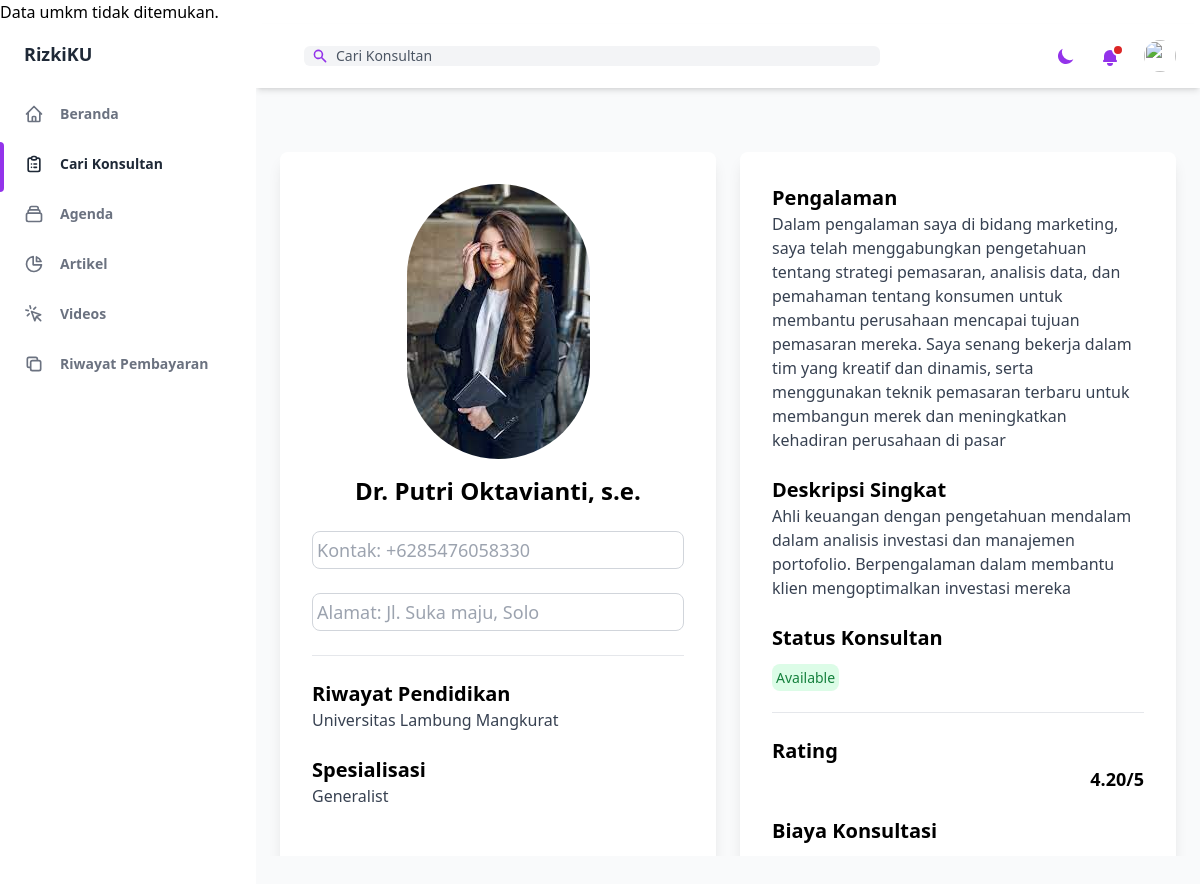
The page /public/umkm/detail.php?id=12 (signed in) on the database its author committed.
### tables this page shows
CREATE TABLE `konsultan` (
  `ID_Konsultan` int(11) NOT NULL,
  `Nama` varchar(255) DEFAULT NULL,
  `Alamat` varchar(255) DEFAULT NULL,
  `Kontak` varchar(20) DEFAULT NULL,
  `Email` varchar(255) DEFAULT NULL,
  `pw_konsultan` varchar(255) NOT NULL,
  `Riwayat_Pendidikan` text DEFAULT NULL,
  `Pengalaman` text DEFAULT NULL,
  `Rating` decimal(3,2) DEFAULT NULL,
  `Biaya_Konsultasi` decimal(10,2) DEFAULT NULL,
  `Status` varchar(20) DEFAULT NULL,
  `ID_Spesialisasi` int(11) DEFAULT 1,
  `konsultan_poto` varchar(100) NOT NULL,
  `kota_konsultan` varchar(255) NOT NULL,
  `Deskripsi` text NOT NULL,
  `status_akun_konsultan` enum('Belum Diverifikasi','Menunggu Verifikasi','Sudah Diverifikasi','') NOT NULL DEFAULT 'Belum Diverifikasi'
);

CREATE TABLE `spesialisasi` (
  `ID_Spesialisasi` int(11) NOT NULL,
  `Nama_Spesialisasi` varchar(255) DEFAULT NULL
);

### public/umkm/detail.php (the view, shortened to what this page needs)
<?php
            require '../../function/functions.php';
  ?>
<!DOCTYPE html>
<html :class="{ 'theme-dark': dark }" x-data="data()" lang="en">
  <head>
    <script src="https://cdn.tailwindcss.com"></script>
<link rel="stylesheet" href="https://cdn.jsdelivr.net/npm/charts.css/dist/charts.min.css">
  </head>
  <body>
    <div
      class="flex h-screen bg-gray-50 dark:bg-gray-900"
      :class="{ 'overflow-hidden': isSideMenuOpen}"
    >
      <aside
        class="z-20 hidden w-64 overflow-y-auto bg-white dark:bg-gray-800 md:block flex-shrink-0"
      >
        <div class="py-4 text-gray-500 dark:text-gray-400">
          <a
            class="ml-6 text-lg font-bold text-gray-800 dark:text-gray-200"
            href="#"
          >
            RizkiKU
          </a>
          <ul class="mt-6">
            <li class="relative px-6 py-3">
              <a
                class="inline-flex items-center w-full text-sm font-semibold transition-colors duration-150 hover:text-gray-800 dark:hover:text-gray-200"
                href="home.php"
              >
                <svg
                  class="w-5 h-5"
                  aria-hidden="true"
                  fill="none"
                  stroke-linecap="round"
                  stroke-linejoin="round"
                  stroke-width="2"
                  viewBox="0 0 24 24"
                  stroke="currentColor"
                >
                  <path
                    d="M3 12l2-2m0 0l7-7 7 7M5 10v10a1 1 0 001 1h3m10-11l2 2m-2-2v10a1 1 0 01-1 1h-3m-6 0a1 1 0 001-1v-4a1 1 0 011-1h2a1 1 0 011 1v4a1 1 0 001 1m-6 0h6"
                  ></path>
                </svg>
                <span class="ml-4">Beranda</span>
              </a>
            </li>
          </ul>
          <ul>
            <li class="relative px-6 py-3">
              <span
                class="absolute inset-y-0 left-0 w-1 bg-purple-600 rounded-tr-lg rounded-br-lg"
                aria-hidden="true"
              ></span>
              <a
                class="inline-flex items-center w-full text-sm font-semibold text-gray-800 transition-colors duration-150 hover:text-gray-800 dark:hover:text-gray-200 dark:text-gray-100"
                href="carikonsultan.php"
              >
                <span class="ml-4">Cari Konsultan</span>
              </a>
            </li>
            <li class="relative px-6 py-3">
              <a
                class="inline-flex items-center w-full text-sm font-semibold transition-colors duration-150 hover:text-gray-800 dark:hover:text-gray-200"
                href="agenda.php"
              >
                <span class="ml-4">Agenda</span>
              </a>
            </li>
            <li class="relative px-6 py-3">
              <a
                class="inline-flex items-center w-full text-sm font-semibold transition-colors duration-150 hover:text-gray-800 dark:hover:text-gray-200"
                href="artikel.php"
              >
                <svg
                  class="w-5 h-5"
                  aria-hidden="true"
                  fill="none"
                  stroke-linecap="round"
                  stroke-linejoin="round"
                  stroke-width="2"
                  viewBox="0 0 24 24"
                  stroke="currentColor"
                >
                  <path
                    d="M11 3.055A9.001 9.001 0 1020.945 13H11V3.055z"
                  ></path>
                  <path d="M20.488 9H15V3.512A9.025 9.025 0 0120.488 9z"></path>
                </svg>
                <span class="ml-4">Artikel</span>
              </a>
            </li>
            <li class="relative px-6 py-3">
              <a
                class="inline-flex items-center w-full text-sm font-semibold transition-colors duration-150 hover:text-gray-800 dark:hover:text-gray-200"
                href="videos.php"
              >
                <svg
                  class="w-5 h-5"
                  aria-hidden="true"
                  fill="none"
                  stroke-linecap="round"
                  stroke-linejoin="round"
                  stroke-width="2"
                  viewBox="0 0 24 24"
                  stroke="currentColor"
                >
                  <path
                    d="M15 15l-2 5L9 9l11 4-5 2zm0 0l5 5M7.188 2.239l.777 2.897M5.136 7.965l-2.898-.777M13.95 4.05l-2.122 2.122m-5.657 5.656l-2.12 2.122"
                  ></path>
                </svg>
                <span class="ml-4">Videos</span>
              </a>
            </li>
            <li class="relative px-6 py-3">
              <a
                class="inline-flex items-center w-full text-sm font-semibold transition-colors duration-150 hover:text-gray-800 dark:hover:text-gray-200"
                href="riwayatpembayaran.php"
              >
                <svg
                  class="w-5 h-5"
                  aria-hidden="true"
                  fill="none"
                  stroke-linecap="round"
                  stroke-linejoin="round"
                  stroke-width="2"
                  viewBox="0 0 24 24"
                  stroke="currentColor"
                >
                  <path
                    d="M8 16H6a2 2 0 01-2-2V6a2 2 0 012-2h8a2 2 0 012 2v2m-6 12h8a2 2 0 002-2v-8a2 2 0 00-2-2h-8a2 2 0 00-2 2v8a2 2 0 002 2z"
                  ></path>
                </svg>
                <span class="ml-4">Riwayat Pembayaran</span>
              </a>
            </li>
                </ul>
        </div>
      </aside>
      <div class="flex flex-col flex-1">
        <header class="z-10 py-4 bg-white shadow-md dark:bg-gray-800">
          <div
            class="container flex items-center justify-between h-full px-6 mx-auto text-purple-600 dark:text-purple-300"
          >
            <div class="flex justify-center flex-1 lg:mr-32">
              <div
                class="relative w-full max-w-xl mr-6 focus-within:text-purple-500"
              >
                <div class="absolute inset-y-0 flex items-center pl-2">
                  <svg
                    class="w-4 h-4"
                    aria-hidden="true"
                    fill="currentColor"
                    viewBox="0 0 20 20"
                  >
                    <path
                      fill-rule="evenodd"
                      d="M8 4a4 4 0 100 8 4 4 0 000-8zM2 8a6 6 0 1110.89 3.476l4.817 4.817a1 1 0 01-1.414 1.414l-4.816-4.816A6 6 0 012 8z"
                      clip-rule="evenodd"
                    ></path>
                  </svg>
                </div>
                <input
                  class="w-full pl-8 pr-2 text-sm text-gray-700 placeholder-gray-600 bg-gray-100 border-0 rounded-md dark:placeholder-gray-500 dark:focus:shadow-outline-gray dark:focus:placeholder-gray-600 dark:bg-gray-700 dark:text-gray-200 focus:placeholder-gray-500 focus:bg-white focus:border-purple-300 focus:outline-none focus:shadow-outline-purple form-input"
                  type="text"
                  placeholder="Cari Konsultan"
                  aria-label="Search"
                />
              </div>
            </div>
            <ul class="flex items-center flex-shrink-0 space-x-6">
              <li class="flex">
                <button
                  class="rounded-md focus:outline-none focus:shadow-outline-purple"
                  @click="toggleTheme"
                  aria-label="Toggle color mode"
                >
                  <template x-if="!dark">
                    <svg
                      class="w-5 h-5"
                      aria-hidden="true"
                      fill="currentColor"
                      viewBox="0 0 20 20"
                    >
                      <path
                        d="M17.293 13.293A8 8 0 016.707 2.707a8.001 8.001 0 1010.586 10.586z"
                      ></path>
                    </svg>
                  </template>
                </button>
              </li>
              <li class="relative">
                <button
                  class="relative align-middle rounded-md focus:outline-none focus:shadow-outline-purple"
                  @click="toggleNotificationsMenu"
                  @keydown.escape="closeNotificationsMenu"
                  aria-label="Notifications"
                  aria-haspopup="true"
                >
                  <svg
                    class="w-5 h-5"
                    aria-hidden="true"
                    fill="currentColor"
                    viewBox="0 0 20 20"
                  >
                    <path
                      d="M10 2a6 6 0 00-6 6v3.586l-.707.707A1 1 0 004 14h12a1 1 0 00.707-1.707L16 11.586V8a6 6 0 00-6-6zM10 18a3 3 0 01-3-3h6a3 3 0 01-3 3z"
                    ></path>
                  </svg>
                  <span
                    aria-hidden="true"
                    class="absolute top-0 right-0 inline-block w-3 h-3 transform translate-x-1 -translate-y-1 bg-red-600 border-2 border-white rounded-full dark:border-gray-800"
                  ></span>
                </button>
              </li>
              <li class="relative">
                <button
                  class="align-middle rounded-full focus:shadow-outline-purple focus:outline-none"
                  @click="toggleProfileMenu"
                  @keydown.escape="closeProfileMenu"
                  aria-label="Account"
                  aria-haspopup="true"
                >
                <img
                    class="object-cover w-8 h-8 rounded-full"
                    src="../assets/img/profil/<?=  $poto_profil_umkm; ?>"
                    alt=""
                    aria-hidden="true"
                  />
                </button>
              </li>
            </ul>
          </div>
        </header>
        <main class="h-full pb-16 overflow-y-auto">
 <main class="h-full pb-16 overflow-y-auto">
        <div class="container my-8 px-6 mx-auto grid">
        <?php
if (isset($_GET['id'])) {
  $id_konsultan = $_GET['id'];
$queryKonsultan = "SELECT Konsultan.*, Spesialisasi.Nama_Spesialisasi
          FROM Konsultan
          JOIN Spesialisasi ON Konsultan.ID_Spesialisasi = Spesialisasi.ID_Spesialisasi
          WHERE Konsultan.ID_Konsultan = $id_konsultan";
  $hasilGetKonsultan = $conn->query($queryKonsultan);
  if ($hasilGetKonsultan) {
    if (mysqli_num_rows($hasilGetKonsultan) > 0) {
      $konsultan = mysqli_fetch_assoc($hasilGetKonsultan);
      $namaKonsultan = $konsultan['Nama'];
      $kontak = $konsultan['Kontak'];
      $deskripsi = $konsultan['Deskripsi'];
      $alamat = $konsultan['Alamat'];
      $riwayatPendidikan = $konsultan['Riwayat_Pendidikan'];
      $spesialisasi = $konsultan["Nama_Spesialisasi"];
      $pengalaman = $konsultan['Pengalaman'];
      $statusKonsultan = $konsultan['Status'];
      $kota = $konsultan['kota_konsultan'];
      $rating = $konsultan['Rating'];
      $Biaya_Konsultasi = formatCurrency($konsultan['Biaya_Konsultasi']);
      $konsultan_poto = $konsultan['konsultan_poto'];
      $statusColor = '';
      if ($statusKonsultan == 'Available') {
          $statusColor = 'text-green-700 bg-green-100 dark:bg-green-700 dark:text-green-100';
      } elseif ($statusKonsultan == 'Not Available') {
          $statusColor = 'text-red-700 bg-red-100 dark:bg-red-700 dark:text-red-100';
      }
      echo '
<div class="container mx-auto py-8">
  <div class="grid grid-cols-1 md:grid-cols-2 gap-6">
    <div class="bg-white shadow-lg rounded-lg p-8">
      <img src="../assets/img/profil/' . $konsultan_poto . '" alt="Foto Profil" class="w-50 h-50 rounded-full mx-auto mb-4">
      <h1 class="text-2xl font-semibold text-center">' . $namaKonsultan . '</h1>
      <br/>
      <p class="text-lg text-gray-400 rounded-lg border border-gray-300 p-1">Kontak: ' . $kontak . '</p>
      <br />
      <p class="text-lg text-gray-400 rounded-lg border border-gray-300 p-1">Alamat: ' . $alamat . ', ' . $kota . '</p>
      <br />
      <hr>
      <h2 class="text-xl font-semibold mt-6">Riwayat Pendidikan</h2>
      <p class="text-gray-700">' . $riwayatPendidikan . '</p>
      <h2 class="text-xl font-semibold mt-6">Spesialisasi</h2>
      <p class="text-gray-700">' . $spesialisasi . '</p>
    </div>
    <div class="bg-white shadow-lg rounded-lg p-8">
      <h2 class="text-xl font-semibold">Pengalaman</h2>
      <p class="text-gray-700">' . $pengalaman . '</p>
      <br />
      <h2 class="text-xl font-semibold">Deskripsi Singkat</h2>
      <p class="text-gray-700">' . $deskripsi . '</p>
      <h2 class="text-xl font-semibold mt-6">Status Konsultan</h2>
      <p class="text-sm mt-4 text-muted-400">
        <span class="' . $statusColor . ' rounded-lg p-1">
          ' . $statusKonsultan . '
        </span>
      </p>
      <br />
      <hr>
      <h2 class="text-xl font-semibold mt-6">Rating</h2>
      <div class="flex items-center justify-end gap-2">
        <i class="iconify w-4 h-4 text-yellow-400" data-icon="uiw:star-on"></i>
        <span class="font-semibold text-lg text-muted-500 dark:text-muted-400">' . $rating . '/5</span>
      </div>
      <h2 class="text-xl font-semibold mt-6">Biaya Konsultasi</h2>
      <br />
      <p class="text-gray-600 mb-4">Biaya Konsultasi: <span class="text-gray-400 rounded-lg border border-gray-300 p-1" id="biaya_konsultasi">' . $Biaya_Konsultasi . '</span> /jam</p>
      <div class="mt-6">
        <a href="form_ajuan.php?id_umkm=' . $id_umkm . '&id_konsultan=' . $id_konsultan . '" class="bg-blue-500 text-white px-4 py-2 rounded-lg">Ajukan Permohonan Konsultasi</a>
      </div>
    </div>
  </div>
</div>
';
    } else {
      echo "ID Konsultan tidak ditemukan";
    }
  } else {
  }
} else {
  echo "ID Konsultan tidak ditemukan";
}
?>
</div>
        </main>
        </main>
      </div>
    </div>
  </body>
</html>

### rows shown on the page
konsultan: konsultan_poto (picture), Nama "Dr. Putri Oktavianti, s.e.", Kontak "+6285476058330", Alamat "Jl. Suka maju", kota_konsultan "Solo", Riwayat_Pendidikan "Universitas Lambung Mangkurat", ID_Spesialisasi.Nama_Spesialisasi "Generalist", Pengalaman "Dalam pengalaman saya di bidang marketing, saya telah menggabungkan pengetahuan tentang strategi pemasaran, analisis data, dan pemahaman tentang konsumen untuk membantu perusahaan mencapai tujuan pemasaran mereka. Saya senang bekerja dalam tim yang kreatif dan dinamis, serta menggunakan teknik pemasaran terbaru untuk membangun merek dan meningkatkan kehadiran perusahaan di pasar", Deskripsi "Ahli keuangan dengan pengetahuan mendalam dalam analisis investasi dan manajemen portofolio. Berpengalaman dalam membantu klien mengoptimalkan investasi mereka", Status "Available", Rating "4.20"
